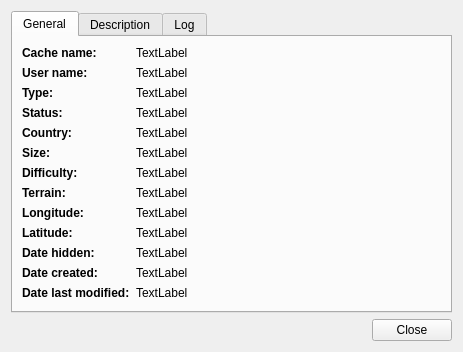
<?xml version="1.0" encoding="UTF-8"?>
<ui version="4.0">
 <class>OpenCachingCacheDialog</class>
 <widget class="QDialog" name="OpenCachingCacheDialog">
  <property name="geometry">
   <rect>
    <x>0</x>
    <y>0</y>
    <width>463</width>
    <height>321</height>
   </rect>
  </property>
  <property name="windowTitle">
   <string>Dialog</string>
  </property>
  <layout class="QVBoxLayout" name="verticalLayout">
   <item>
    <widget class="QTabWidget" name="tabWidget">
     <property name="currentIndex">
      <number>0</number>
     </property>
     <widget class="QWidget" name="tab">
      <attribute name="title">
       <string>General</string>
      </attribute>
      <layout class="QFormLayout" name="formLayout">
       <item row="0" column="0">
        <widget class="QLabel" name="label">
         <property name="font">
          <font>
           <weight>75</weight>
           <bold>true</bold>
          </font>
         </property>
         <property name="text">
          <string>Cache name:</string>
         </property>
        </widget>
       </item>
       <item row="0" column="1">
        <widget class="QLabel" name="m_cacheName">
         <property name="text">
          <string comment="KDE::DoNotExtract">TextLabel</string>
         </property>
        </widget>
       </item>
       <item row="1" column="0">
        <widget class="QLabel" name="label_2">
         <property name="font">
          <font>
           <weight>75</weight>
           <bold>true</bold>
          </font>
         </property>
         <property name="text">
          <string>User name:</string>
         </property>
        </widget>
       </item>
       <item row="1" column="1">
        <widget class="QLabel" name="m_userName">
         <property name="text">
          <string comment="KDE::DoNotExtract">TextLabel</string>
         </property>
        </widget>
       </item>
       <item row="2" column="0">
        <widget class="QLabel" name="label_3">
         <property name="font">
          <font>
           <weight>75</weight>
           <bold>true</bold>
          </font>
         </property>
         <property name="text">
          <string>Type:</string>
         </property>
        </widget>
       </item>
       <item row="2" column="1">
        <widget class="QLabel" name="m_type">
         <property name="text">
          <string comment="KDE::DoNotExtract">TextLabel</string>
         </property>
        </widget>
       </item>
       <item row="3" column="0">
        <widget class="QLabel" name="label_4">
         <property name="font">
          <font>
           <weight>75</weight>
           <bold>true</bold>
          </font>
         </property>
         <property name="text">
          <string>Status:</string>
         </property>
        </widget>
       </item>
       <item row="3" column="1">
        <widget class="QLabel" name="m_status">
         <property name="text">
          <string comment="KDE::DoNotExtract">TextLabel</string>
         </property>
        </widget>
       </item>
       <item row="4" column="0">
        <widget class="QLabel" name="label_5">
         <property name="font">
          <font>
           <weight>75</weight>
           <bold>true</bold>
          </font>
         </property>
         <property name="text">
          <string>Country:</string>
         </property>
        </widget>
       </item>
       <item row="4" column="1">
        <widget class="QLabel" name="m_country">
         <property name="text">
          <string comment="KDE::DoNotExtract">TextLabel</string>
         </property>
        </widget>
       </item>
       <item row="5" column="0">
        <widget class="QLabel" name="label_6">
         <property name="font">
          <font>
           <weight>75</weight>
           <bold>true</bold>
          </font>
         </property>
         <property name="text">
          <string>Size:</string>
         </property>
        </widget>
       </item>
       <item row="5" column="1">
        <widget class="QLabel" name="m_size">
         <property name="text">
          <string comment="KDE::DoNotExtract">TextLabel</string>
         </property>
        </widget>
       </item>
       <item row="6" column="0">
        <widget class="QLabel" name="label_7">
         <property name="font">
          <font>
           <weight>75</weight>
           <bold>true</bold>
          </font>
         </property>
         <property name="text">
          <string>Difficulty:</string>
         </property>
        </widget>
       </item>
       <item row="6" column="1">
        <widget class="QLabel" name="m_difficulty">
         <property name="text">
          <string comment="KDE::DoNotExtract">TextLabel</string>
         </property>
        </widget>
       </item>
       <item row="7" column="0">
        <widget class="QLabel" name="label_8">
         <property name="font">
          <font>
           <weight>75</weight>
           <bold>true</bold>
          </font>
         </property>
         <property name="text">
          <string>Terrain:</string>
         </property>
        </widget>
       </item>
       <item row="7" column="1">
        <widget class="QLabel" name="m_terrain">
         <property name="text">
          <string comment="KDE::DoNotExtract">TextLabel</string>
         </property>
        </widget>
       </item>
       <item row="8" column="0">
        <widget class="QLabel" name="label_9">
         <property name="font">
          <font>
           <weight>75</weight>
           <bold>true</bold>
          </font>
         </property>
         <property name="text">
          <string>Longitude:</string>
         </property>
        </widget>
       </item>
       <item row="8" column="1">
        <widget class="QLabel" name="m_longitude">
         <property name="text">
          <string comment="KDE::DoNotExtract">TextLabel</string>
         </property>
        </widget>
       </item>
       <item row="9" column="0">
        <widget class="QLabel" name="label_10">
         <property name="font">
          <font>
           <weight>75</weight>
           <bold>true</bold>
          </font>
         </property>
         <property name="text">
          <string>Latitude:</string>
         </property>
        </widget>
       </item>
       <item row="9" column="1">
        <widget class="QLabel" name="m_latitude">
         <property name="text">
          <string comment="KDE::DoNotExtract">TextLabel</string>
         </property>
        </widget>
       </item>
       <item row="10" column="0">
        <widget class="QLabel" name="label_11">
         <property name="font">
          <font>
           <weight>75</weight>
           <bold>true</bold>
          </font>
         </property>
         <property name="text">
          <string>Date hidden:</string>
         </property>
        </widget>
       </item>
       <item row="10" column="1">
        <widget class="QLabel" name="m_dateHidden">
         <property name="text">
          <string comment="KDE::DoNotExtract">TextLabel</string>
         </property>
        </widget>
       </item>
       <item row="11" column="0">
        <widget class="QLabel" name="label_12">
         <property name="font">
          <font>
           <weight>75</weight>
           <bold>true</bold>
          </font>
         </property>
         <property name="text">
          <string>Date created:</string>
         </property>
        </widget>
       </item>
       <item row="11" column="1">
        <widget class="QLabel" name="m_dateCreated">
         <property name="text">
          <string comment="KDE::DoNotExtract">TextLabel</string>
         </property>
        </widget>
       </item>
       <item row="12" column="0">
        <widget class="QLabel" name="label_13">
         <property name="font">
          <font>
           <weight>75</weight>
           <bold>true</bold>
          </font>
         </property>
         <property name="text">
          <string>Date last modified:</string>
         </property>
        </widget>
       </item>
       <item row="12" column="1">
        <widget class="QLabel" name="m_dateLastModified">
         <property name="text">
          <string comment="KDE::DoNotExtract">TextLabel</string>
         </property>
        </widget>
       </item>
      </layout>
     </widget>
     <widget class="QWidget" name="tab_2">
      <attribute name="title">
       <string>Description</string>
      </attribute>
      <layout class="QVBoxLayout" name="verticalLayout_2">
       <item>
        <widget class="QComboBox" name="m_languageBox"/>
       </item>
       <item>
        <widget class="QTextEdit" name="m_descriptionText">
         <property name="textInteractionFlags">
          <set>Qt::LinksAccessibleByKeyboard|Qt::LinksAccessibleByMouse|Qt::TextBrowserInteraction|Qt::TextSelectableByKeyboard|Qt::TextSelectableByMouse</set>
         </property>
        </widget>
       </item>
      </layout>
     </widget>
     <widget class="QWidget" name="tab_3">
      <attribute name="title">
       <string>Log</string>
      </attribute>
      <layout class="QVBoxLayout" name="verticalLayout_3">
       <item>
        <widget class="QTextEdit" name="m_logText">
         <property name="textInteractionFlags">
          <set>Qt::LinksAccessibleByKeyboard|Qt::LinksAccessibleByMouse|Qt::TextBrowserInteraction|Qt::TextSelectableByKeyboard|Qt::TextSelectableByMouse</set>
         </property>
        </widget>
       </item>
       <item>
        <layout class="QHBoxLayout" name="horizontalLayout">
         <item>
          <spacer name="horizontalSpacer">
           <property name="orientation">
            <enum>Qt::Horizontal</enum>
           </property>
           <property name="sizeHint" stdset="0">
            <size>
             <width>40</width>
             <height>20</height>
            </size>
           </property>
          </spacer>
         </item>
         <item>
          <widget class="QLabel" name="m_logCount">
           <property name="text">
            <string/>
           </property>
          </widget>
         </item>
         <item>
          <widget class="QPushButton" name="m_previousButton">
           <property name="enabled">
            <bool>false</bool>
           </property>
           <property name="text">
            <string>Previous</string>
           </property>
          </widget>
         </item>
         <item>
          <widget class="QPushButton" name="m_nextButton">
           <property name="enabled">
            <bool>false</bool>
           </property>
           <property name="text">
            <string>Next</string>
           </property>
          </widget>
         </item>
        </layout>
       </item>
      </layout>
     </widget>
    </widget>
   </item>
   <item>
    <widget class="QDialogButtonBox" name="m_buttonBox">
     <property name="orientation">
      <enum>Qt::Horizontal</enum>
     </property>
     <property name="standardButtons">
      <set>QDialogButtonBox::Close</set>
     </property>
    </widget>
   </item>
  </layout>
 </widget>
 <resources/>
 <connections>
  <connection>
   <sender>m_buttonBox</sender>
   <signal>accepted()</signal>
   <receiver>OpenCachingCacheDialog</receiver>
   <slot>accept()</slot>
   <hints>
    <hint type="sourcelabel">
     <x>248</x>
     <y>254</y>
    </hint>
    <hint type="destinationlabel">
     <x>157</x>
     <y>274</y>
    </hint>
   </hints>
  </connection>
  <connection>
   <sender>m_buttonBox</sender>
   <signal>rejected()</signal>
   <receiver>OpenCachingCacheDialog</receiver>
   <slot>reject()</slot>
   <hints>
    <hint type="sourcelabel">
     <x>316</x>
     <y>260</y>
    </hint>
    <hint type="destinationlabel">
     <x>286</x>
     <y>274</y>
    </hint>
   </hints>
  </connection>
 </connections>
</ui>
